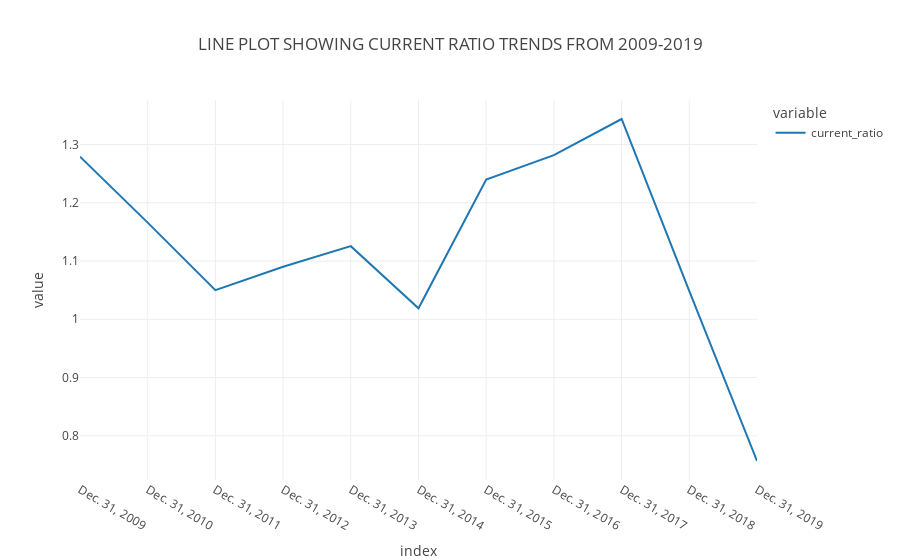

The cell this chart's notebook holds for it:
### Code cell
# current ratio distribution over the years (bar chart)
px.line(data_frame = df, y = ['current_ratio'], template = 'gridon', title = 'LINE PLOT SHOWING CURRENT RATIO TRENDS FROM 2009-2019')

### Figure 1 — Plotly figure (JSON) as saved in the notebook; plotly's stock layout.template omitted (floating-point values rounded to 4 significant figures)
{"data": [{"hovertemplate": "variable=current_ratio<br>index=%{x}<br>value=%{y}<extra></extra>", "legendgroup": "current_ratio", "line": {"color": "#1F77B4", "dash": "solid"}, "marker": {"symbol": "circle"}, "mode": "lines", "name": "current_ratio", "orientation": "v", "showlegend": true, "type": "scatter", "x": ["Dec. 31, 2009", "Dec. 31, 2010", "Dec. 31, 2011", "Dec. 31, 2012", "Dec. 31, 2013", "Dec. 31, 2014", "Dec. 31, 2015", "Dec. 31, 2016", "Dec. 31, 2017", "Dec. 31, 2018", "Dec. 31, 2019"], "xaxis": "x", "y": [1.279, 1.166, 1.05, 1.09, 1.126, 1.019, 1.24, 1.282, 1.344, 1.048, 0.7567], "yaxis": "y"}], "layout": {"legend": {"title": {"text": "variable"}, "tracegroupgap": 0}, "title": {"text": "LINE PLOT SHOWING CURRENT RATIO TRENDS FROM 2009-2019"}, "xaxis": {"anchor": "y", "domain": [0, 1], "title": {"text": "index"}}, "yaxis": {"anchor": "x", "domain": [0, 1], "title": {"text": "value"}}}}
